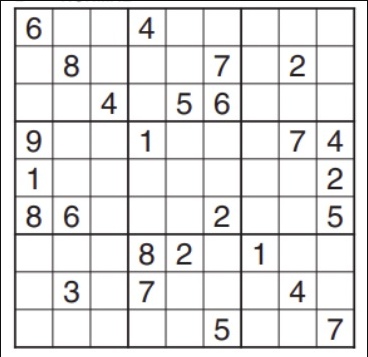
#> input picture img/sudoku.png, 368 x 357 px, found by its file name
$ python '9.- Gradientes y Contornos de una Imagen.py'   (older library calls are emulated)
#> lines starting #> are read from the running program, lines starting #| are printed output that depends on the picture
# -*- coding: utf-8 -*-
"""
Created on Sun Mar 22 16:27:13 2020

@author: Marco
"""

import numpy as np
import matplotlib.pyplot as plt
import cv2

imagen = cv2.imread('img\\sudoku.png', 0)
#> imagen: shape (357, 368); min 14, max 255, mean 228.6
#plt.imshow(imagen, cmap='gray')
sobelX = cv2.Sobel(imagen, cv2.CV_64F, 1, 0, ksize=5) # Toma la parte vertical.
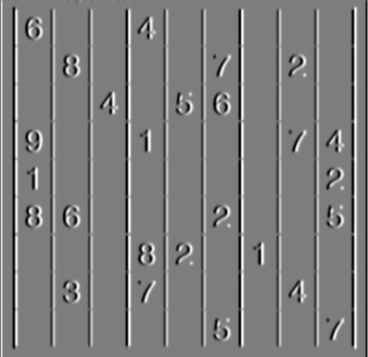
#> sobelX: shape (357, 368) float64; min -9610, max 9847, mean 0; drawn with min black and max white
sobelY = cv2.Sobel(imagen, cv2.CV_64F, 0, 1, ksize=5) # Toma la parte horizontal.
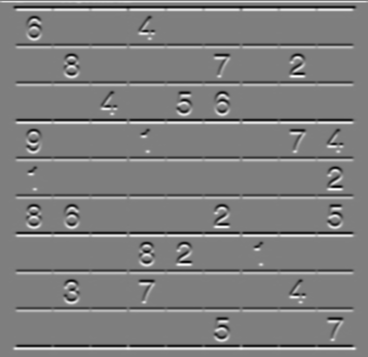
#> sobelY: shape (357, 368) float64; min -10664, max 10772, mean 33; drawn with min black and max white
#plt.imshow(sobelY, cmap='gray')
imagen_2 = cv2.addWeighted(src1=sobelX, alpha=0.5, src2=sobelY, beta=0.5, gamma=0) # Mezcla las imagenes anteriores.
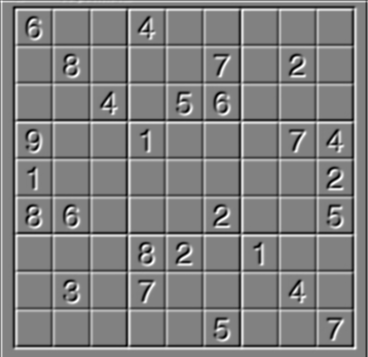
#> imagen_2: shape (357, 368) float64; min -6550, max 6365, mean 16.5; drawn with min black and max white
#plt.imshow(imagen_2, cmap='gray')

laplacian = cv2.Laplacian(imagen, cv2.CV_64F) # Hace lo mismo que Sobel, pero es Laplaciano.
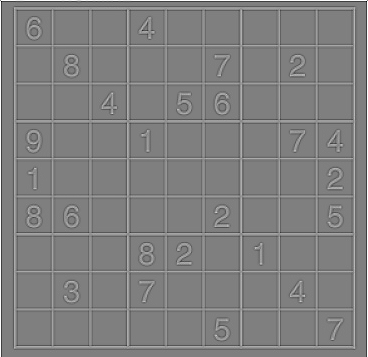
#> laplacian: shape (357, 368) float64; min -482, max 482, mean 2; drawn with min black and max white
plt.imshow(laplacian, cmap='gray')
